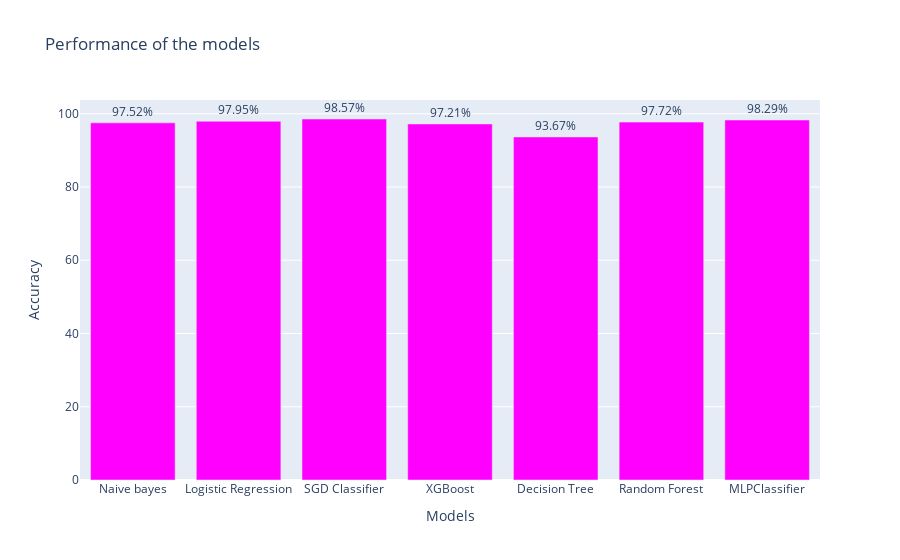

The cell this chart's notebook holds for it:
### Code cell
models = ['Naive bayes', 'Logistic Regression', 'SGD Classifier', 'XGBoost', 'Decision Tree', 'Random Forest', 'MLPClassifier']
accuracies = [97.52, 97.95, 98.57, 97.21, 93.67, 97.72, 98.29]

# Create the bar chart
fig = px.bar(x=models, y=accuracies, labels={'x': 'Models', 'y': 'Accuracy'},
             title="Performance of the models", text=accuracies)

# Customize the layout (optional)
fig.update_traces(texttemplate='%{text:.2f}%', textposition='outside', marker_color='magenta')

# Show the plot
fig.show()

### Figure 1 — Plotly figure (JSON) as saved in the notebook; plotly's stock layout.template omitted (floating-point values rounded to 4 significant figures)
{"data": [{"hovertemplate": "Models=%{x}<br>Accuracy=%{y}<br>text=%{text}<extra></extra>", "legendgroup": "", "marker": {"color": "magenta", "pattern": {"shape": ""}}, "name": "", "orientation": "v", "showlegend": false, "text": [97.52, 97.95, 98.57, 97.21, 93.67, 97.72, 98.29], "textposition": "outside", "texttemplate": "%{text:.2f}%", "type": "bar", "x": ["Naive bayes", "Logistic Regression", "SGD Classifier", "XGBoost", "Decision Tree", "Random Forest", "MLPClassifier"], "xaxis": "x", "y": [97.52, 97.95, 98.57, 97.21, 93.67, 97.72, 98.29], "yaxis": "y"}], "layout": {"barmode": "relative", "legend": {"tracegroupgap": 0}, "title": {"text": "Performance of the models"}, "xaxis": {"anchor": "y", "domain": [0, 1], "title": {"text": "Models"}}, "yaxis": {"anchor": "x", "domain": [0, 1], "title": {"text": "Accuracy"}}}}
